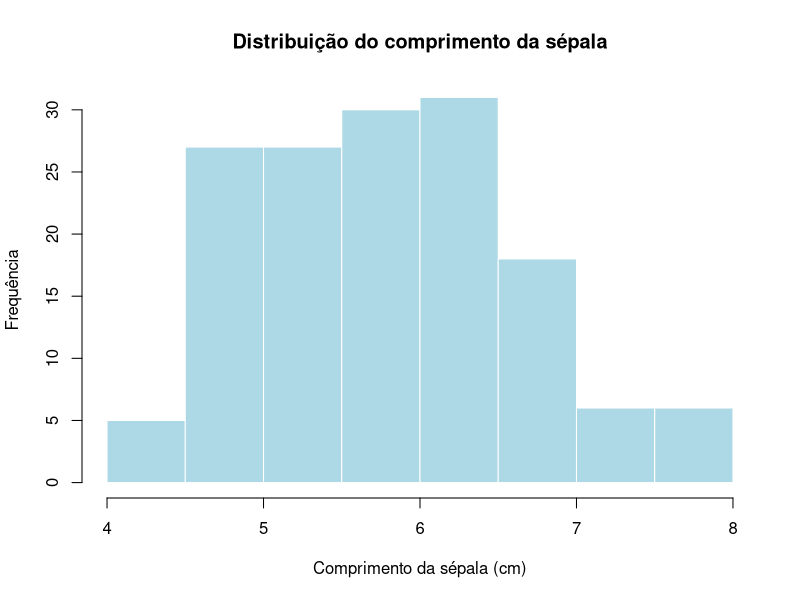
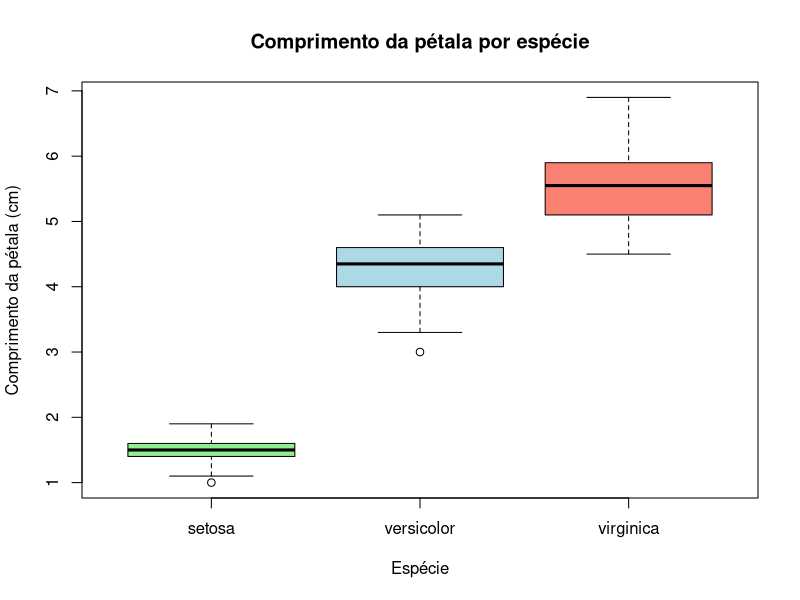
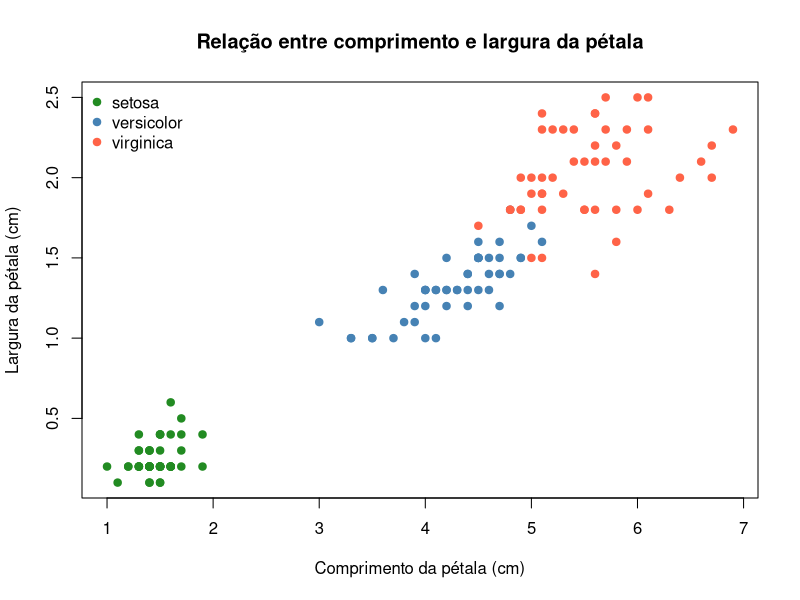
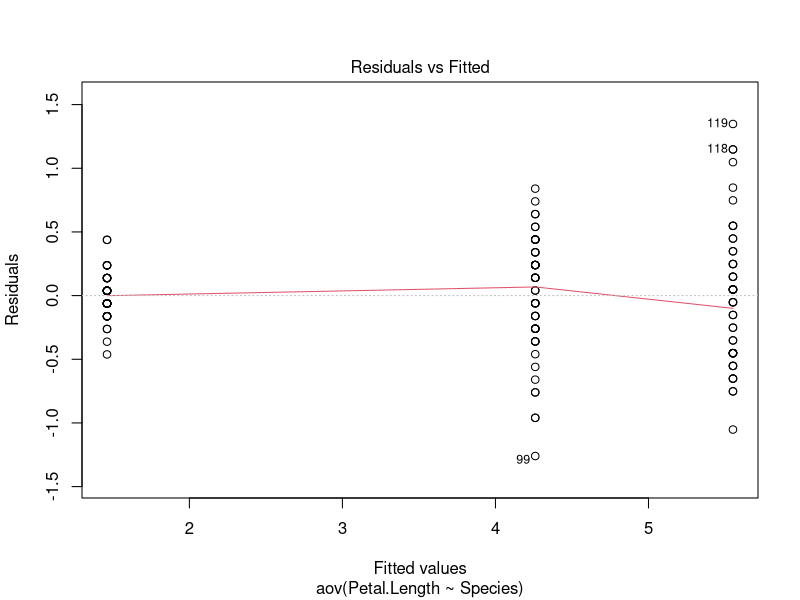
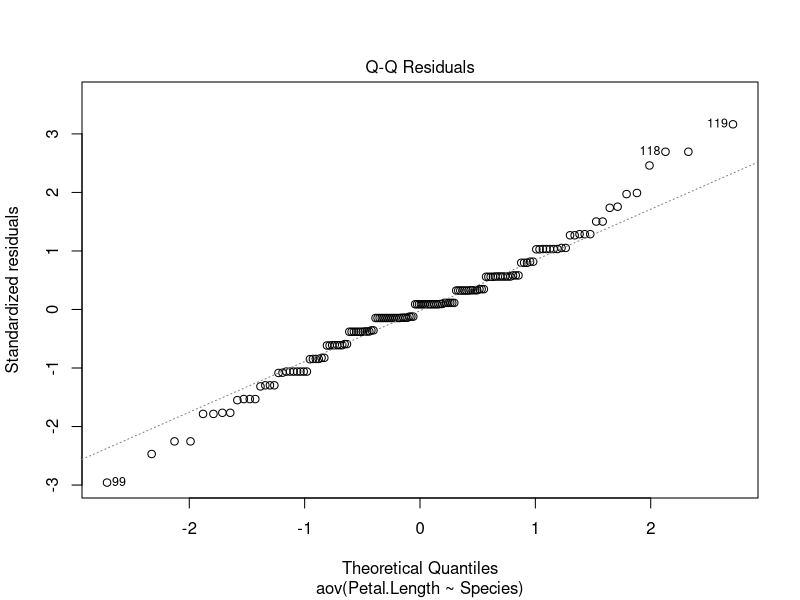

These figures' R source, in order:
# INTRODUÇÃO AO R COM O DATASET IRIS
# Objetivo: criar objetos, explorar tabelas, selecionar dados e fazer gráficos.
# Este script usa somente funções que já acompanham o R.
# No RStudio, execute uma linha ou seleção com Ctrl + Enter.
# Linhas iniciadas com # são comentários e não são executadas.

# 1. R COMO CALCULADORA E CRIAÇÃO DE OBJETOS --------------------------------

2 + 3
10 / 2
2^3                          # Potência
sqrt(16)                     # Função para calcular a raiz quadrada

x <- 10                      # <- atribui um valor a um objeto
y <- 5
x + y

# c() reúne valores em um vetor. O R diferencia maiúsculas de minúsculas.
medidas <- c(4.8, 5.2, 5.0, 6.1)
medidas
length(medidas)               # Número de elementos
mean(medidas)                 # Média
medidas[1]                    # Primeiro elemento; a indexação começa em 1
medidas > 5                   # Comparação: retorna TRUE ou FALSE

# Exemplos de classes: número, texto, valor lógico e fator (categorias).
class(x)
class("setosa")
class(TRUE)
especies <- factor(c("setosa", "versicolor", "setosa"))
class(especies)
levels(especies)

# 2. CONHECENDO O DATASET --------------------------------------------------

# iris já está disponível no R: não é necessário importar uma planilha.
# São 150 flores, com 50 observações de cada uma das três espécies.
# As quatro medidas estão em centímetros.
# Sepal.Length: comprimento da sépala; Sepal.Width: largura da sépala.
# Petal.Length: comprimento da pétala; Petal.Width: largura da pétala.
# Species: espécie (setosa, versicolor ou virginica).

dados <- iris                 # Cria uma cópia para trabalhar
head(dados)                  # Primeiras seis linhas
tail(dados)                  # Últimas seis linhas
dim(dados)                   # Número de linhas e colunas
names(dados)                 # Nomes das colunas
str(dados)                   # Estrutura e classes das variáveis
summary(dados)               # Resumo de cada variável
# View(dados)                # Opcional: abre a tabela no RStudio
# ?iris                      # Opcional: abre a documentação do dataset

# 3. ACESSANDO LINHAS E COLUNAS --------------------------------------------

# O símbolo $ acessa uma coluna pelo nome.
dados$Sepal.Length
dados$Species

# Em uma tabela, usamos [linhas, colunas]. Espaço vazio seleciona tudo.
dados[1, ]                   # Primeira linha, todas as colunas
dados[, 1]                   # Primeira coluna
dados[1:5, ]                 # Linhas 1 a 5
dados[1:5, c("Species", "Petal.Length")]

# 4. FILTRANDO, ORDENANDO E CRIANDO VARIÁVEIS -------------------------------

# == significa igualdade; <- significa atribuição.
setosa <- dados[dados$Species == "setosa", ]
head(setosa)
nrow(setosa)                 # Quantas flores foram selecionadas?

# & exige que as duas condições sejam verdadeiras; | significa OU.
selecionados <- dados[
  dados$Species == "virginica" & dados$Petal.Length > 6,
]
selecionados

# order() fornece a ordem das linhas segundo uma variável.
ordenados <- dados[order(dados$Petal.Length, decreasing = TRUE), ]
head(ordenados)

# Criar uma coluna: conversão do comprimento da sépala de cm para mm.
dados$Sepal.Length.mm <- dados$Sepal.Length * 10
head(dados)

# 5. ESTATÍSTICA DESCRITIVA E VALORES AUSENTES ------------------------------

mean(dados$Petal.Length)
median(dados$Petal.Length)
min(dados$Petal.Length)
max(dados$Petal.Length)
sd(dados$Petal.Length)        # Desvio padrão: dispersão das observações
quantile(dados$Petal.Length)
table(dados$Species)         # Contagem por espécie

# NA representa um valor ausente. iris não contém valores ausentes.
colSums(is.na(dados))        # Quantidade de NA em cada coluna
exemplo_na <- c(4, 5, NA, 6)
mean(exemplo_na)             # Retorna NA
mean(exemplo_na, na.rm = TRUE) # Calcula usando somente valores disponíveis

# Média e desvio padrão do comprimento da pétala por espécie.
# aggregate() aplica uma função a cada grupo.
# Na fórmula, a variável à esquerda de ~ é resumida por grupos à direita.
medias <- aggregate(Petal.Length ~ Species, data = dados, FUN = mean)
desvios <- aggregate(Petal.Length ~ Species, data = dados, FUN = sd)
medias
desvios

# Pergunta: qual espécie tem a maior média? Qual tem maior dispersão?
# O resumo geral mistura espécies; comparar grupos ajuda na interpretação.

# 6. GRÁFICOS -------------------------------------------------------------

# Histograma: distribuição de uma variável numérica.
hist(dados$Sepal.Length,
     main = "Distribuição do comprimento da sépala",
     xlab = "Comprimento da sépala (cm)",
     ylab = "Frequência", col = "lightblue", border = "white")

# Boxplot: mediana, dispersão e pontos além dos limites dos bigodes.
# Esses pontos não são automaticamente erros e não devem ser excluídos
# somente porque aparecem destacados no gráfico.
boxplot(Petal.Length ~ Species, data = dados,
        main = "Comprimento da pétala por espécie",
        xlab = "Espécie", ylab = "Comprimento da pétala (cm)",
        col = c("lightgreen", "lightblue", "salmon"))

# Dispersão: relação entre duas variáveis; cores representam espécies.
cores <- c("forestgreen", "steelblue", "tomato")
plot(dados$Petal.Length, dados$Petal.Width,
     col = cores[as.integer(dados$Species)], pch = 19,
     xlab = "Comprimento da pétala (cm)",
     ylab = "Largura da pétala (cm)",
     main = "Relação entre comprimento e largura da pétala")
legend("topleft", legend = levels(dados$Species),
       col = cores, pch = 19, bty = "n")

# 7. CORRELAÇÃO -----------------------------------------------------------

# Correlação de Pearson: associação linear, variando de -1 a 1.
# Uma correlação não demonstra que uma variável causa a outra.
cor(dados$Petal.Length, dados$Petal.Width)

# A associação geral pode refletir diferenças entre as espécies.
# Por isso, também calculamos a correlação dentro de cada espécie.
cor_por_especie <- tapply(
  seq_len(nrow(dados)), dados$Species,
  function(i) cor(dados$Petal.Length[i], dados$Petal.Width[i])
)
cor_por_especie

# 8. EXPORTAÇÃO OPCIONAL --------------------------------------------------

# getwd() mostra a pasta de trabalho atual.
getwd()

# Descomente para salvar um CSV nessa pasta e depois importá-lo.
# row.names = FALSE evita exportar os números das linhas como uma coluna.
# write.csv(dados, "iris_aula.csv", row.names = FALSE)
# dados_importados <- read.csv("iris_aula.csv")

# 9. ANÁLISE ESTATÍSTICA SIMPLES ------------------------------

# Pergunta: o comprimento médio das pétalas difere entre as espécies?
# ANOVA de um fator; não há blocos ou repetições experimentais definidos
# neste dataset.
modelo <- aov(Petal.Length ~ Species, data = dados)
summary(modelo)

# Hipótese nula: as três médias populacionais são iguais.
# Um p-valor pequeno indica evidência contra essa hipótese, sob as suposições.
# Ele não informa sozinho quais espécies diferem ou a magnitude da diferença.

# Diagnóstico: resíduos versus ajustados e gráfico quantil-quantil.
# Procurar padrões, diferenças de dispersão e desvios da normalidade.
plot(modelo, which = 1)
plot(modelo, which = 2)

# O modelo clássico pressupõe independência, variância residual comum
# e normalidade dos resíduos para a inferência. iris apresenta diferenças
# de dispersão entre espécies.

# 10. EXERCÍCIOS ----------------------------------------------------------

# 1) Conte as linhas e colunas de iris sem usar dim().
# 2) Selecione apenas as flores da espécie versicolor.
# 3) Calcule a média e o desvio padrão de Sepal.Width por espécie.
# 4) Selecione as flores com Sepal.Length maior que 7 cm.
# 5) Crie a variável Petal.Width.mm e confira sua conversão.
# 6) Faça um boxplot de Sepal.Width por espécie.
# 7) Faça um gráfico de Sepal.Length versus Sepal.Width, colorido por espécie.
# 8) Compare a correlação geral com as correlações por espécie.

# Dica: modifique os exemplos anteriores e execute uma etapa por vez.
# Antes de interpretar um resultado, confira a variável e os dados utilizados.
